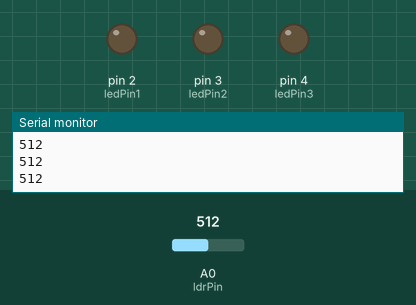
Recording of a sketch running on a simulated Arduino Uno, built with avr-gcc and run on an emulated ATmega328P. On the bench: output pins drawn as LEDs (lit = HIGH), the last lines printed to the serial monitor. Inputs (shaded band) come from the test bench; at power-on: A0 (ldrPin) = 512.

Above: at 1.2 s.
1.3 s: A0 (ldrPin) set to 489
At 2.5 s:
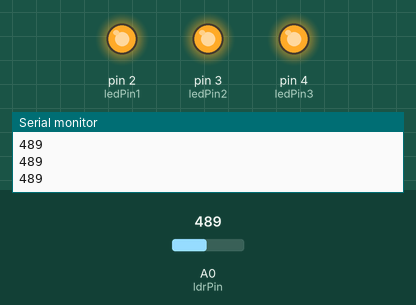
2.8 s: A0 (ldrPin) set to 510
At 3.8 s:
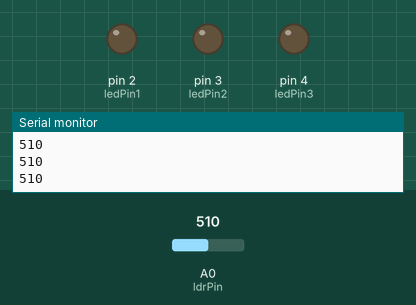
4.3 s: A0 (ldrPin) set to 490
At 5.1 s:
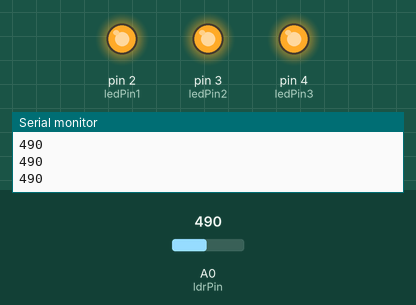
Timing chart, 0 to 7.3 s (numbered marks = the images above; inputs shaded):
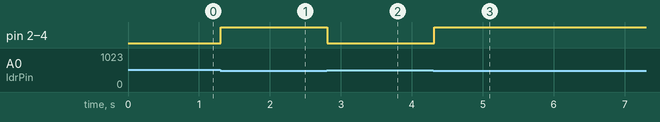

Measured:
- the behaviour switches between 500 and 499 on A0 (ldrPin) (found by bisection; images 0 and 1)
- after the input at 1.3 s, pin 2 (ledPin1), pin 3 (ledPin2), pin 4 (ledPin3): LOW → HIGH at once
- after the input at 2.8 s, pin 2 (ledPin1), pin 3 (ledPin2), pin 4 (ledPin3): HIGH → LOW at once
- after the input at 4.3 s, pin 2 (ledPin1), pin 3 (ledPin2), pin 4 (ledPin3): LOW → HIGH at once

The sketch:

Smart_City_Light_System.ino
```cpp
// تعريف المنافذ
const int ldrPin = A0;    // منفذ LDR
const int ledPin1 = 2;    // منفذ LED 1
const int ledPin2 = 3;    // منفذ LED 2
const int ledPin3 = 4;    // منفذ LED 3

// تعريف المتغيرات
int ldrValue = 0;         // قيمة قراءة LDR

void setup() {
  // تهيئة المنافذ
  pinMode(ledPin1, OUTPUT);
  pinMode(ledPin2, OUTPUT);
  pinMode(ledPin3, OUTPUT);
  pinMode(ldrPin, INPUT);

  // بدء الاتصال التسلسلي (للمراقبة)
  Serial.begin(9600);
}

void loop() {
  // قراءة قيمة LDR
  ldrValue = analogRead(ldrPin);

  // طباعة قيمة LDR للتحقق (اختياري)
  Serial.println(ldrValue);

  // التحكم في المصابيح بناءً على قيمة LDR
  if (ldrValue < 500) {  // إذا كانت الإضاءة منخفضة (ليل)
    digitalWrite(ledPin1, HIGH);  // تشغيل LED 1
    digitalWrite(ledPin2, HIGH);  // تشغيل LED 2
    digitalWrite(ledPin3, HIGH);  // تشغيل LED 3
  } else {  // إذا كانت الإضاءة كافية (نهار)
    digitalWrite(ledPin1, LOW);   // إطفاء LED 1
    digitalWrite(ledPin2, LOW);   // إطفاء LED 2
    digitalWrite(ledPin3, LOW);   // إطفاء LED 3
  }

  // تأخير بسيط لتجنب التحديث السريع
  delay(100);
}
```
